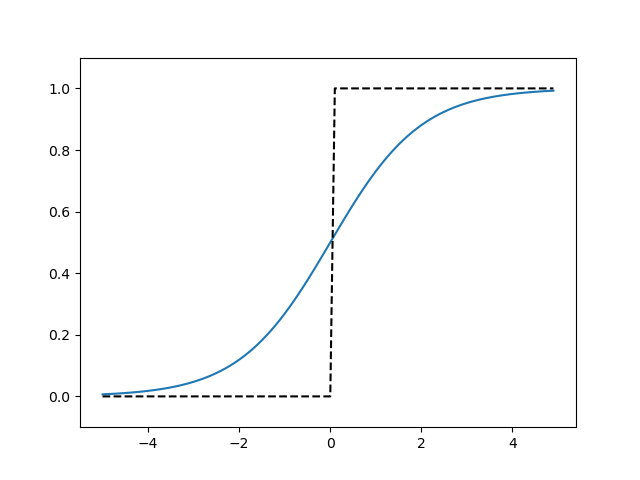

The Python source for this figure:
# coding: utf-8
import numpy as np
import matplotlib.pylab as plt


def sigmoid(x):
    return 1 / (1 + np.exp(-x))    


def step_function(x):
    return np.array(x > 0, dtype=np.int)

x = np.arange(-5.0, 5.0, 0.1)
y1 = sigmoid(x)
y2 = step_function(x)

plt.plot(x, y1)
plt.plot(x, y2, 'k--')
plt.ylim(-0.1, 1.1) # y축 범위 지정
plt.show()
plt.savefig('sig_step_compare.png')